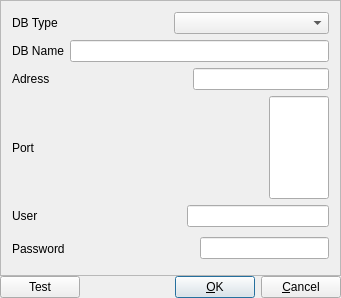
<?xml version="1.0" encoding="UTF-8"?>
<ui version="4.0">
 <class>ddbsettings</class>
 <widget class="QDialog" name="ddbsettings">
  <property name="geometry">
   <rect>
    <x>0</x>
    <y>0</y>
    <width>341</width>
    <height>298</height>
   </rect>
  </property>
  <property name="windowTitle">
   <string>Database connection settings</string>
  </property>
  <property name="sizeGripEnabled">
   <bool>false</bool>
  </property>
  <property name="modal">
   <bool>true</bool>
  </property>
  <layout class="QGridLayout">
   <property name="leftMargin">
    <number>0</number>
   </property>
   <property name="topMargin">
    <number>0</number>
   </property>
   <property name="rightMargin">
    <number>0</number>
   </property>
   <property name="bottomMargin">
    <number>0</number>
   </property>
   <property name="spacing">
    <number>0</number>
   </property>
   <item row="1" column="0">
    <layout class="QHBoxLayout">
     <item>
      <widget class="QPushButton" name="btnTest">
       <property name="text">
        <string>Test</string>
       </property>
      </widget>
     </item>
     <item>
      <spacer name="Horizontal Spacing2">
       <property name="orientation">
        <enum>Qt::Horizontal</enum>
       </property>
       <property name="sizeType">
        <enum>QSizePolicy::Expanding</enum>
       </property>
       <property name="sizeHint" stdset="0">
        <size>
         <width>130</width>
         <height>20</height>
        </size>
       </property>
      </spacer>
     </item>
     <item>
      <widget class="QPushButton" name="btnOk">
       <property name="text">
        <string>&amp;OK</string>
       </property>
       <property name="icon">
        <iconset resource="aldebaran.qrc">
         <normaloff>:/images/ok.png</normaloff>:/images/ok.png</iconset>
       </property>
       <property name="shortcut">
        <string>Ctrl+Return</string>
       </property>
       <property name="autoDefault">
        <bool>true</bool>
       </property>
       <property name="default">
        <bool>true</bool>
       </property>
      </widget>
     </item>
     <item>
      <widget class="QPushButton" name="btnCancel">
       <property name="text">
        <string>&amp;Cancel</string>
       </property>
       <property name="icon">
        <iconset>
         <normaloff>stop_cancel.png</normaloff>stop_cancel.png</iconset>
       </property>
       <property name="shortcut">
        <string>Esc</string>
       </property>
       <property name="autoDefault">
        <bool>true</bool>
       </property>
      </widget>
     </item>
    </layout>
   </item>
   <item row="0" column="0">
    <widget class="QFrame" name="frame3">
     <property name="minimumSize">
      <size>
       <width>100</width>
       <height>0</height>
      </size>
     </property>
     <property name="frameShape">
      <enum>QFrame::StyledPanel</enum>
     </property>
     <property name="frameShadow">
      <enum>QFrame::Raised</enum>
     </property>
     <layout class="QGridLayout">
      <item row="1" column="0">
       <layout class="QHBoxLayout">
        <item>
         <widget class="QLabel" name="lblDBName">
          <property name="text">
           <string>DB Name</string>
          </property>
          <property name="wordWrap">
           <bool>false</bool>
          </property>
         </widget>
        </item>
        <item>
         <widget class="QLineEdit" name="editDBName"/>
        </item>
       </layout>
      </item>
      <item row="2" column="0">
       <layout class="QHBoxLayout">
        <item>
         <widget class="QLabel" name="lblAdress">
          <property name="text">
           <string>Adress</string>
          </property>
          <property name="wordWrap">
           <bool>false</bool>
          </property>
         </widget>
        </item>
        <item>
         <spacer name="spacer2">
          <property name="orientation">
           <enum>Qt::Horizontal</enum>
          </property>
          <property name="sizeType">
           <enum>QSizePolicy::Expanding</enum>
          </property>
          <property name="sizeHint" stdset="0">
           <size>
            <width>21</width>
            <height>21</height>
           </size>
          </property>
         </spacer>
        </item>
        <item>
         <widget class="QLineEdit" name="editAdress">
          <property name="text">
           <string/>
          </property>
         </widget>
        </item>
       </layout>
      </item>
      <item row="4" column="0">
       <layout class="QHBoxLayout">
        <item>
         <widget class="QLabel" name="lblUser">
          <property name="text">
           <string>User</string>
          </property>
          <property name="wordWrap">
           <bool>false</bool>
          </property>
         </widget>
        </item>
        <item>
         <spacer name="spacer4">
          <property name="orientation">
           <enum>Qt::Horizontal</enum>
          </property>
          <property name="sizeType">
           <enum>QSizePolicy::Expanding</enum>
          </property>
          <property name="sizeHint" stdset="0">
           <size>
            <width>51</width>
            <height>21</height>
           </size>
          </property>
         </spacer>
        </item>
        <item>
         <widget class="QLineEdit" name="editUser"/>
        </item>
       </layout>
      </item>
      <item row="3" column="0">
       <layout class="QHBoxLayout">
        <item>
         <widget class="QLabel" name="lblPort">
          <property name="minimumSize">
           <size>
            <width>0</width>
            <height>0</height>
           </size>
          </property>
          <property name="text">
           <string>Port</string>
          </property>
          <property name="wordWrap">
           <bool>false</bool>
          </property>
         </widget>
        </item>
        <item>
         <spacer name="spacer3">
          <property name="orientation">
           <enum>Qt::Horizontal</enum>
          </property>
          <property name="sizeType">
           <enum>QSizePolicy::Expanding</enum>
          </property>
          <property name="sizeHint" stdset="0">
           <size>
            <width>260</width>
            <height>31</height>
           </size>
          </property>
         </spacer>
        </item>
        <item>
         <widget class="QLineEdit" name="editPort">
          <property name="minimumSize">
           <size>
            <width>60</width>
            <height>0</height>
           </size>
          </property>
          <property name="maximumSize">
           <size>
            <width>60</width>
            <height>32767</height>
           </size>
          </property>
         </widget>
        </item>
       </layout>
      </item>
      <item row="5" column="0">
       <layout class="QHBoxLayout">
        <item>
         <widget class="QLabel" name="lblPassword">
          <property name="text">
           <string>Password</string>
          </property>
          <property name="wordWrap">
           <bool>false</bool>
          </property>
         </widget>
        </item>
        <item>
         <spacer name="spacer6">
          <property name="orientation">
           <enum>Qt::Horizontal</enum>
          </property>
          <property name="sizeType">
           <enum>QSizePolicy::Expanding</enum>
          </property>
          <property name="sizeHint" stdset="0">
           <size>
            <width>121</width>
            <height>31</height>
           </size>
          </property>
         </spacer>
        </item>
        <item>
         <widget class="QLineEdit" name="editPassword">
          <property name="echoMode">
           <enum>QLineEdit::Password</enum>
          </property>
         </widget>
        </item>
       </layout>
      </item>
      <item row="0" column="0">
       <layout class="QHBoxLayout">
        <item>
         <widget class="QLabel" name="lblDBType">
          <property name="text">
           <string>DB Type</string>
          </property>
          <property name="wordWrap">
           <bool>false</bool>
          </property>
         </widget>
        </item>
        <item>
         <widget class="QComboBox" name="cmbDBType"/>
        </item>
       </layout>
      </item>
     </layout>
    </widget>
   </item>
  </layout>
 </widget>
 <layoutdefault spacing="6" margin="11"/>
 <pixmapfunction>qPixmapFromMimeSource</pixmapfunction>
 <tabstops>
  <tabstop>cmbDBType</tabstop>
  <tabstop>editDBName</tabstop>
  <tabstop>editAdress</tabstop>
  <tabstop>editPort</tabstop>
  <tabstop>editUser</tabstop>
  <tabstop>editPassword</tabstop>
  <tabstop>btnTest</tabstop>
  <tabstop>btnOk</tabstop>
  <tabstop>btnCancel</tabstop>
 </tabstops>
 <resources>
  <include location="aldebaran.qrc"/>
 </resources>
 <connections>
  <connection>
   <sender>btnOk</sender>
   <signal>clicked()</signal>
   <receiver>ddbsettings</receiver>
   <slot>accept()</slot>
   <hints>
    <hint type="sourcelabel">
     <x>20</x>
     <y>20</y>
    </hint>
    <hint type="destinationlabel">
     <x>20</x>
     <y>20</y>
    </hint>
   </hints>
  </connection>
  <connection>
   <sender>btnCancel</sender>
   <signal>clicked()</signal>
   <receiver>ddbsettings</receiver>
   <slot>reject()</slot>
   <hints>
    <hint type="sourcelabel">
     <x>20</x>
     <y>20</y>
    </hint>
    <hint type="destinationlabel">
     <x>20</x>
     <y>20</y>
    </hint>
   </hints>
  </connection>
  <connection>
   <sender>btnTest</sender>
   <signal>clicked()</signal>
   <receiver>ddbsettings</receiver>
   <slot>testConnection()</slot>
   <hints>
    <hint type="sourcelabel">
     <x>20</x>
     <y>20</y>
    </hint>
    <hint type="destinationlabel">
     <x>20</x>
     <y>20</y>
    </hint>
   </hints>
  </connection>
 </connections>
</ui>
